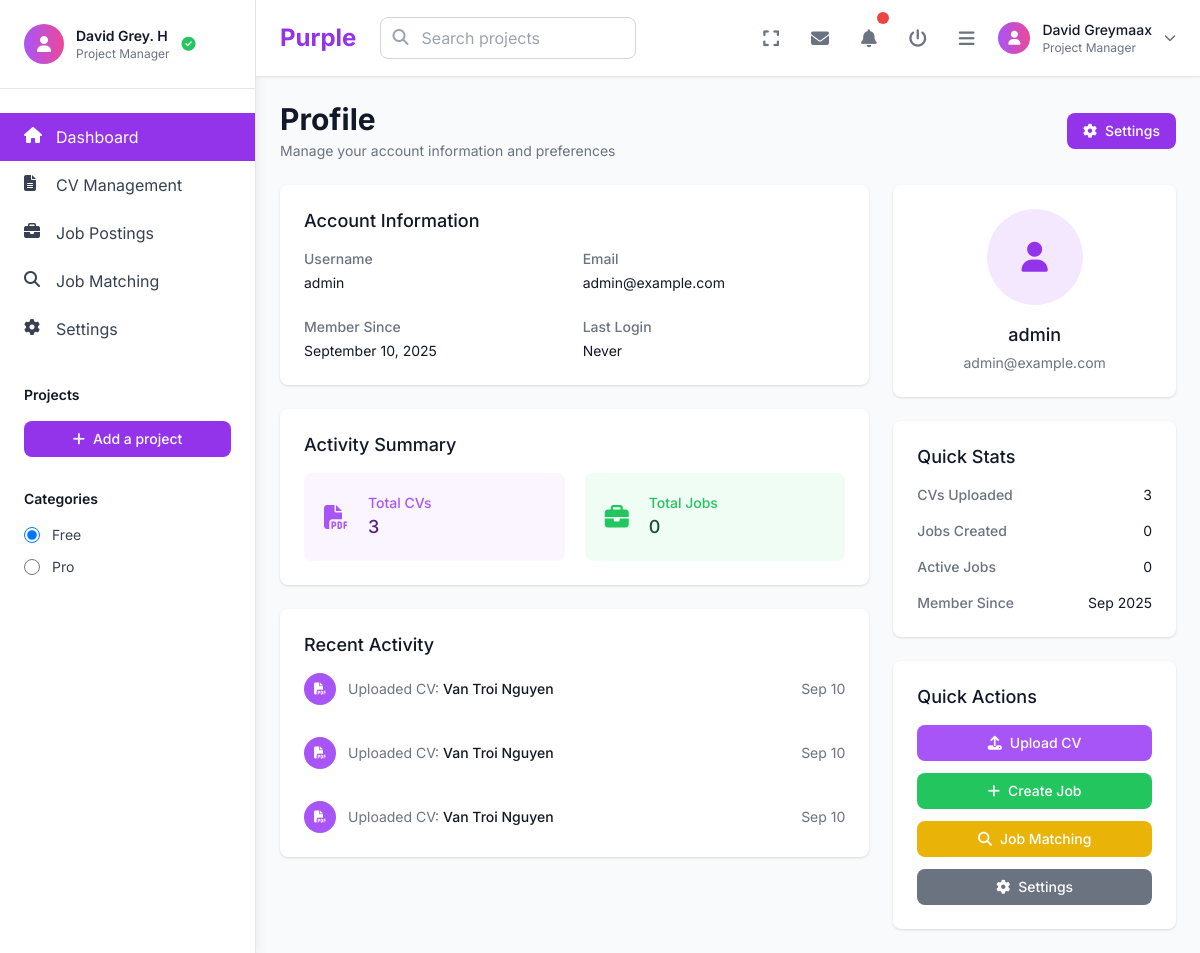
The app's page /profile (signed in) with its own data.
### app.py (models this page shows, shortened)
class User(UserMixin, db.Model):
    id = db.Column(db.Integer, primary_key=True)
    username = db.Column(db.String(80), unique=True, nullable=False)
    email = db.Column(db.String(120), unique=True, nullable=False)
    password_hash = db.Column(db.String(120), nullable=False)
    is_admin = db.Column(db.Boolean, default=False)
    created_at = db.Column(db.DateTime, default=lambda: datetime.now(timezone.utc))
    cvs = db.relationship('CV', backref='uploaded_by', lazy=True)
    jobs = db.relationship('Job', backref='created_by', lazy=True)

class CV(db.Model):
    id = db.Column(db.Integer, primary_key=True)
    name = db.Column(db.String(100), nullable=False)
    email = db.Column(db.String(120))
    phone = db.Column(db.String(20))
    address = db.Column(db.Text)
    education = db.Column(db.Text)
    experience = db.Column(db.Text)
    skills = db.Column(db.Text)
    file_path = db.Column(db.String(200))
    avatar = db.Column(db.String(200))
    user_id = db.Column(db.Integer, db.ForeignKey('user.id'), nullable=True)
    created_at = db.Column(db.DateTime, default=lambda: datetime.now(timezone.utc))
    updated_at = db.Column(db.DateTime, default=lambda: datetime.now(timezone.utc), onupdate=lambda: datetime.now(timezone.utc))

### app.py (the view)
@app.route('/profile')
@login_required
def profile():
    return render_template('profile.html')

### app.py (called while the page is built)
@login_manager.user_loader
def load_user(user_id):
    return User.query.get(int(user_id))

### templates/profile.html (shortened to what this page needs)
{% extends "layouts/base.html" %}
{% block content %}
<div class="space-y-6">
    <div class="md:flex md:items-center md:justify-between">
        <div class="flex-1 min-w-0">
            <h2 class="text-2xl font-bold leading-7 text-gray-900 sm:text-3xl sm:truncate">
                Profile
            </h2>
            <p class="mt-1 text-sm text-gray-500">
                Manage your account information and preferences
            </p>
        </div>
        <div class="mt-4 flex md:mt-0 md:ml-4">
            <a href="{{ url_for('settings') }}" class="bg-primary-600 hover:bg-primary-700 text-white px-4 py-2 rounded-lg text-sm font-medium transition-colors">
                <i class="fas fa-cog mr-2"></i>Settings
            </a>
        </div>
    </div>
    <div class="grid grid-cols-1 lg:grid-cols-3 gap-6">
        <div class="lg:col-span-2 space-y-6">
            <div class="bg-white shadow rounded-lg">
                <div class="px-4 py-5 sm:p-6">
                    <h3 class="text-lg leading-6 font-medium text-gray-900 mb-4">Account Information</h3>
                    <dl class="grid grid-cols-1 gap-x-4 gap-y-6 sm:grid-cols-2">
                        <div>
                            <dt class="text-sm font-medium text-gray-500">Username</dt>
                            <dd class="mt-1 text-sm text-gray-900">{{ current_user.username }}</dd>
                        </div>
                        <div>
                            <dt class="text-sm font-medium text-gray-500">Email</dt>
                            <dd class="mt-1 text-sm text-gray-900">{{ current_user.email or 'Not provided' }}</dd>
                        </div>
                        <div>
                            <dt class="text-sm font-medium text-gray-500">Member Since</dt>
                            <dd class="mt-1 text-sm text-gray-900">{{ current_user.created_at.strftime('%B %d, %Y') }}</dd>
                        </div>
                        <div>
                            <dt class="text-sm font-medium text-gray-500">Last Login</dt>
                            <dd class="mt-1 text-sm text-gray-900">{{ current_user.last_login.strftime('%B %d, %Y at %I:%M %p') if current_user.last_login else 'Never' }}</dd>
                        </div>
                    </dl>
                </div>
            </div>
            <div class="bg-white shadow rounded-lg">
                <div class="px-4 py-5 sm:p-6">
                    <h3 class="text-lg leading-6 font-medium text-gray-900 mb-4">Activity Summary</h3>
                    <div class="grid grid-cols-1 gap-5 sm:grid-cols-2">
                        <div class="bg-primary-50 overflow-hidden rounded-lg">
                            <div class="p-5">
                                <div class="flex items-center">
                                    <div class="flex-shrink-0">
                                        <i class="fas fa-file-pdf text-primary-500 text-2xl"></i>
                                    </div>
                                    <div class="ml-5 w-0 flex-1">
                                        <dl>
                                            <dt class="text-sm font-medium text-primary-500 truncate">Total CVs</dt>
                                            <dd class="text-lg font-medium text-primary-900">{{ current_user.cvs|length }}</dd>
                                        </dl>
                                    </div>
                                </div>
                            </div>
                        </div>
                        <div class="bg-green-50 overflow-hidden rounded-lg">
                            <div class="p-5">
                                <div class="flex items-center">
                                    <div class="flex-shrink-0">
                                        <i class="fas fa-briefcase text-green-500 text-2xl"></i>
                                    </div>
                                    <div class="ml-5 w-0 flex-1">
                                        <dl>
                                            <dt class="text-sm font-medium text-green-500 truncate">Total Jobs</dt>
                                            <dd class="text-lg font-medium text-green-900">{{ current_user.jobs|length }}</dd>
                                        </dl>
                                    </div>
                                </div>
                            </div>
                        </div>
                    </div>
                </div>
            </div>
            <div class="bg-white shadow rounded-lg">
                <div class="px-4 py-5 sm:p-6">
                    <h3 class="text-lg leading-6 font-medium text-gray-900 mb-4">Recent Activity</h3>
                    <div class="flow-root">
                        <ul class="-mb-8">
                            {% for cv in current_user.cvs[-3:] %}
                            <li>
                                <div class="relative pb-8">
                                    <div class="relative flex space-x-3">
                                        <div>
                                            <span class="h-8 w-8 rounded-full bg-primary-500 flex items-center justify-center ring-8 ring-white">
                                                <i class="fas fa-file-pdf text-white text-xs"></i>
                                            </span>
                                        </div>
                                        <div class="min-w-0 flex-1 pt-1.5 flex justify-between space-x-4">
                                            <div>
                                                <p class="text-sm text-gray-500">
                                                    Uploaded CV: <span class="font-medium text-gray-900">{{ cv.name }}</span>
                                                </p>
                                            </div>
                                            <div class="text-right text-sm whitespace-nowrap text-gray-500">
                                                {{ cv.created_at.strftime('%b %d') }}
                                            </div>
                                        </div>
                                    </div>
                                </div>
                            </li>
                            {% endfor %}
                        </ul>
                    </div>
                </div>
            </div>
        </div>
        <div class="space-y-6">
            <div class="bg-white shadow rounded-lg">
                <div class="px-4 py-5 sm:p-6 text-center">
                    <div class="mx-auto h-24 w-24 rounded-full bg-primary-100 flex items-center justify-center">
                        <i class="fas fa-user text-primary-600 text-3xl"></i>
                    </div>
                    <h3 class="mt-4 text-lg font-medium text-gray-900">{{ current_user.username }}</h3>
                    <p class="mt-1 text-sm text-gray-500">{{ current_user.email or 'No email provided' }}</p>
                </div>
            </div>
            <div class="bg-white shadow rounded-lg">
                <div class="px-4 py-5 sm:p-6">
                    <h3 class="text-lg leading-6 font-medium text-gray-900 mb-4">Quick Stats</h3>
                    <dl class="space-y-4">
                        <div class="flex justify-between">
                            <dt class="text-sm font-medium text-gray-500">CVs Uploaded</dt>
                            <dd class="text-sm text-gray-900">{{ current_user.cvs|length }}</dd>
                        </div>
                        <div class="flex justify-between">
                            <dt class="text-sm font-medium text-gray-500">Jobs Created</dt>
                            <dd class="text-sm text-gray-900">{{ current_user.jobs|length }}</dd>
                        </div>
                        <div class="flex justify-between">
                            <dt class="text-sm font-medium text-gray-500">Active Jobs</dt>
                            <dd class="text-sm text-gray-900">{{ current_user.jobs|selectattr('is_active')|list|length }}</dd>
                        </div>
                        <div class="flex justify-between">
                            <dt class="text-sm font-medium text-gray-500">Member Since</dt>
                            <dd class="text-sm text-gray-900">{{ current_user.created_at.strftime('%b %Y') }}</dd>
                        </div>
                    </dl>
                </div>
            </div>
            <div class="bg-white shadow rounded-lg">
                <div class="px-4 py-5 sm:p-6">
                    <h3 class="text-lg leading-6 font-medium text-gray-900 mb-4">Quick Actions</h3>
                    <div class="space-y-3">
                        <a href="{{ url_for('cvs_create') }}"
                           class="w-full bg-primary-500 hover:bg-primary-600 text-white px-4 py-2 rounded-lg text-sm font-medium transition-colors flex items-center justify-center">
                            <i class="fas fa-upload mr-2"></i>Upload CV
                        </a>
                        <a href="{{ url_for('jobs_create') }}"
                           class="w-full bg-green-500 hover:bg-green-600 text-white px-4 py-2 rounded-lg text-sm font-medium transition-colors flex items-center justify-center">
                            <i class="fas fa-plus mr-2"></i>Create Job
                        </a>
                        <a href="{{ url_for('matching') }}"
                           class="w-full bg-yellow-500 hover:bg-yellow-600 text-white px-4 py-2 rounded-lg text-sm font-medium transition-colors flex items-center justify-center">
                            <i class="fas fa-search mr-2"></i>Job Matching
                        </a>
                        <a href="{{ url_for('settings') }}"
                           class="w-full bg-gray-500 hover:bg-gray-600 text-white px-4 py-2 rounded-lg text-sm font-medium transition-colors flex items-center justify-center">
                            <i class="fas fa-cog mr-2"></i>Settings
                        </a>
                    </div>
                </div>
            </div>
        </div>
    </div>
</div>
{% endblock %}

### records on screen
User: username "admin", email "admin@example.com", created_at "September 10, 2025", created_at "Sep 2025"
CV: name "Van Troi Nguyen", created_at "Sep 10"
CV: name "Van Troi Nguyen", created_at "Sep 10"
CV: name "Van Troi Nguyen", created_at "Sep 10"

### other values on screen
{{ current_user.cvs|length }} "3"
{{ current_user.jobs|length }} "0"
{{ current_user.jobs|selectattr('is_active')|list|length }} "0"
